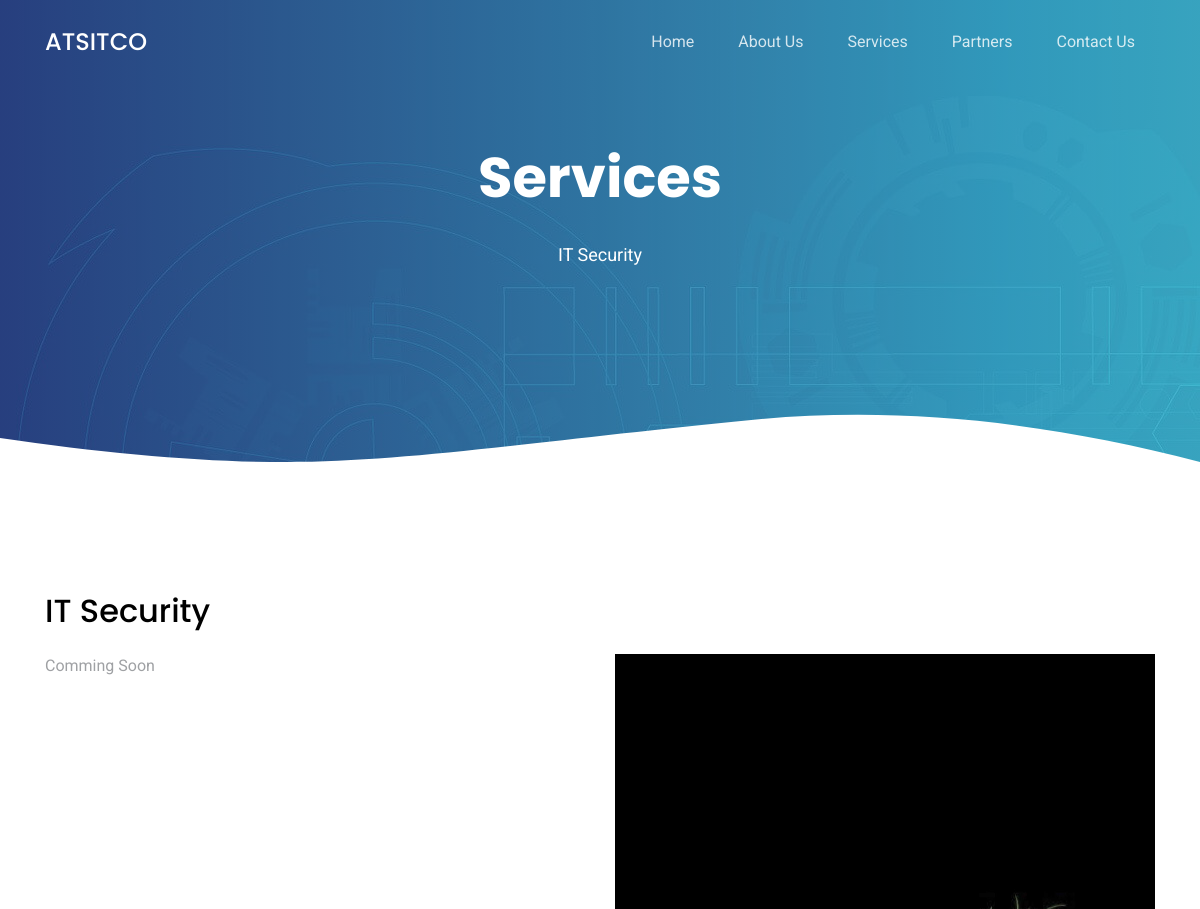
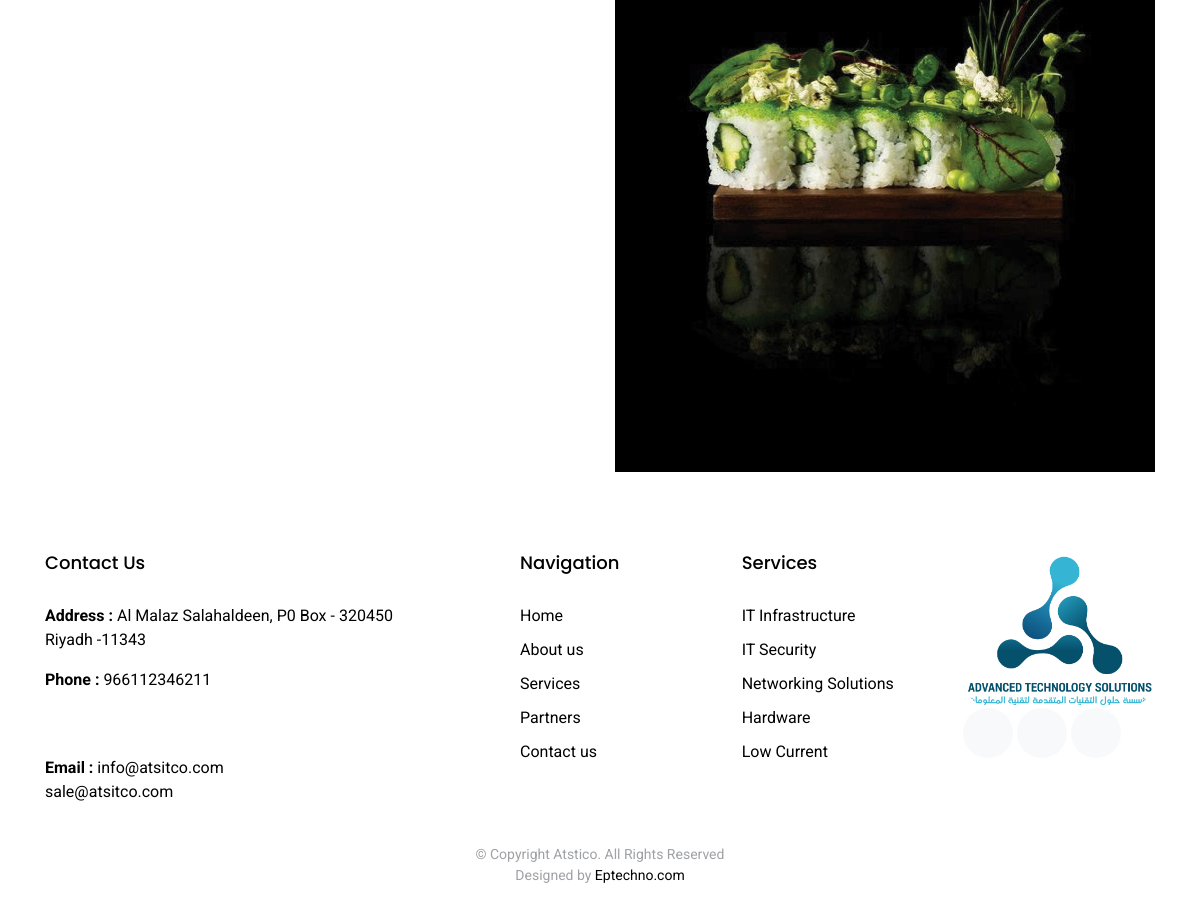
/index.php/template/security, run on the app's committed database (2 pictures, top to bottom).
### tables this page shows
CREATE TABLE `company_profile` (
  `id` int(11) NOT NULL,
  `company_name` varchar(225) DEFAULT NULL,
  `company_fullname` varchar(225) DEFAULT NULL,
  `address` longtext,
  `phone` varchar(225) DEFAULT NULL,
  `email` varchar(225) DEFAULT NULL,
  `company_logo` varchar(225) DEFAULT NULL
);

CREATE TABLE `services` (
  `id` int(11) NOT NULL,
  `infra` longtext,
  `security` longtext,
  `network` longtext,
  `hardware` longtext,
  `lowcur` longtext,
  `infra_img` varchar(225) DEFAULT NULL,
  `security_img` varchar(225) DEFAULT NULL,
  `network_img` varchar(225) DEFAULT NULL,
  `hardware_img` varchar(225) DEFAULT NULL,
  `lowcur_img` varchar(225) DEFAULT NULL
);

### application/controllers/Template.php (called while the page is built, shortened)
<?php
class Template extends CI_Controller {
	public function security()
	{
		$company_data = $this->db->where('id','1')
        				->get('company_profile')->row();
		$servicesdata = $this->CustomizeModel->services_data();
		$this->load->view('template/head',compact('company_data','servicesdata'));
		$this->load->view('template/security');
		$this->load->view('template/footer');
	}
}
?>

### index.php (called while the page is built, shortened)
<?php
require_once BASEPATH.'core/CodeIgniter.php';

### application/models/CustomizeModel.php (called while the page is built, shortened)
<?php
class CustomizeModel extends CI_Model
{
  public function services_data(){
      return   $this->db->where('1','1')
        ->get('services')->row();
  }
}
?>

### application/views/template/security.php (the view, shortened to what this page needs)
<main id="main">
  <div class="hero-section inner-page">
    <div class="wave">
    </div>
    <div class="container">
      <div class="row align-items-center">
        <div class="col-12">
          <div class="row justify-content-center">
            <div class="col-md-7 text-center hero-text">
              <h1 data-aos="fade-up" data-aos-delay="">Services</h1>
              <p class="mb-5" data-aos="fade-up" data-aos-delay="100">IT Security</p>
            </div>
          </div>
        </div>
      </div>
    </div>
  </div>
  <section class="section pb-0">
    <div class="container">
      <h2 class="mb-4">IT Security</h2>
      <div class="row">
        <div class="col-md-6 mr-auto">
          <p class="mb-4" style="text-align: justify;"><?php echo $servicesdata->security ?></p>
        </div>
        <div class="col-md-6" data-aos="fade-left">
          <img src="<?php echo base_url().'assets/upload/'.$servicesdata->security_img ?>" alt="Image" class="img-fluid">
        </div>
      </div>
    </div>
  </section>
</main>

### application/views/template/head.php (shortened to what this page needs)
<!DOCTYPE html>
<html lang="en">
<head>
  <?= link_tag("assets/temp/assets/vendor/bootstrap/css/bootstrap.min.css");?>
  <?= link_tag("assets/temp/assets/vendor/icofont/icofont.min.css");?>
  <?= link_tag("assets/temp/assets/vendor/aos/aos.css");?>
  <?= link_tag("assets/temp/assets/vendor/line-awesome/css/line-awesome.min.css");?>
  <?= link_tag("assets/temp/assets/vendor/owl.carousel/assets/owl.carousel.min.css");?>
  <?= link_tag("assets/temp/assets/css/style.css");?>
</head>
<body>
  <header class="site-navbar js-sticky-header site-navbar-target" role="banner">
    <div class="container">
      <div class="row align-items-center">
        <div class="col-6 col-lg-2">
          <h1 class="mb-0 site-logo"><a href="<?php echo base_url() ?>index.php/template" class="mb-0"><?php echo $company_data->company_name ?></a></h1>
        </div>
        <div class="col-12 col-md-10 d-none d-lg-block">
          <nav class="site-navigation position-relative text-right" role="navigation">
            <ul class="site-menu main-menu js-clone-nav mr-auto d-none d-lg-block">
              <li class=""><a href="<?php echo base_url() ?>index.php/template" class="nav-link">Home</a></li>
              <li><a href="<?php echo base_url() ?>index.php/template/about" class="nav-link">About Us</a></li>
              <li class="has-children">
                <a href="#" class="nav-link">Services</a>
              </li>
              <li><a href="<?php echo base_url() ?>index.php/template/partners"  class="nav-link">Partners</a></li>
              <li><a href="<?php echo base_url() ?>index.php/template/contact" class="nav-link">Contact Us</a></li>
            </ul>
          </nav>
        </div>
      </div>
    </div>
  </header>

### application/views/template/footer.php (shortened to what this page needs)
  <footer class="footer" role="contentinfo">
    <div class="container">
      <div class="row">
        <div class="col-md-4 mb-4 mb-md-0" style="color: black;">
          <h3>Contact Us</h3>
          <p><b>Address : </b><?php echo $company_data->address ?></p>
          <p><b>Phone : </b>
            <?php foreach (json_decode($company_data->phone) as  $value): ?>
              <?php if ($value != ''): ?>
                <?php echo $value->phone ?><br>
              <?php endif; ?>
            <?php endforeach; ?>
          </p>
          <p><b>Email : </b>
            <?php foreach (json_decode($company_data->email) as  $value): ?>
              <?php if ($value != ''): ?>
                <?php echo $value->email ?><br>
              <?php endif; ?>
            <?php endforeach; ?>
          </p>
        </div>
        <div class="col-md-7 ml-auto">
          <div class="row site-section pt-0">
            <div class="col-md-4 mb-4 mb-md-0">
              <h3>Navigation</h3>
              <ul class="list-unstyled">
                <li><a href="<?php echo base_url() ?>index.php/template">Home</a></li>
                <li><a href="<?php echo base_url() ?>index.php/template/about">About us</a></li>
                <li><a href="<?php echo base_url() ?>index.php/template/service">Services</a></li>
                <li><a href="<?php echo base_url() ?>index.php/template/service">Partners</a></li>
                <li><a href="<?php echo base_url() ?>index.php/template/contact">Contact us</a></li>
              </ul>
            </div>
            <div class="col-md-4 mb-4 mb-md-0">
              <h3>Services</h3>
              <ul class="list-unstyled">
                <li><a href="<?php echo base_url() ?>index.php/template/infra">IT Infrastructure</a></li>
                <li><a href="<?php echo base_url() ?>index.php/template/security" >IT Security</a></li>
                <li><a href="<?php echo base_url() ?>index.php/template/network">Networking Solutions</a></li>
                <li><a href="<?php echo base_url() ?>index.php/template/hardware" >Hardware</a></li>
                <li><a href="<?php echo base_url() ?>index.php/template/lowcurrent">Low Current</a></li>
              </ul>
            </div>
            <div class="col-md-4 mb-4 mb-md-0">
              <img src="<?php echo base_url().'assets/upload/'.$company_data->company_logo ?>" class="img-fluid"  style="border-radius: 30px;" >
              <p class="social">
                <a href="#"><span class="icofont-twitter"></span></a>
                <a href="#"><span class="icofont-facebook"></span></a>
                <a href="#"><span class="icofont-dribbble"></span></a>
              </p>
            </div>
          </div>
        </div>
      </div>
      <div class="row justify-content-center text-center">
        <div class="col-md-7">
          <p class="copyright">&copy; Copyright Atstico. All Rights Reserved</p>
          <div class="credits">
            Designed by <a href="https://eptechno.com/" target="_blank">Eptechno.com</a>
          </div>
        </div>
      </div>
    </div>
  </footer>
</body>
</html>

### assets/temp/assets/css/style.css (style rules this page uses)
html { overflow-x: hidden; }
body { font-family: "Roboto", sans-serif; color: #9fa1a4; line-height: 1.5; }
a { color: #777; transition: .3s all ease; }
h1, h2, h3, h4, h5, h6, .font-heading { font-family: "Poppins", sans-serif; color: #000; }
.container { z-index: 2; position: relative; }
.section { padding: 7rem 0; }
.sticky-wrapper .site-navbar { transition: .3s all ease; }
.sticky-wrapper .site-navbar .site-logo a { color: #fff; }
.sticky-wrapper .site-navbar .site-menu > li > a { color: rgba(255, 255, 255, 0.8) !important; }
.hero-section { background: linear-gradient(to right, rgba(39, 70, 133, 0.8) 0%, rgba(61, 179, 197, 0.8) 100%), url(../img/hero-bg.jpg); position: relative; }
.hero-section .wave { width: 100%; overflow: hidden; position: absolute; z-index: 1; bottom: -150px; }
.hero-section .wave svg { width: 100%; }
.hero-section, .hero-section > .container > .row { height: 100vh; min-height: 880px; }
.hero-section.inner-page { height: 60vh; min-height: 0; }
.hero-section.inner-page .hero-text { transform: translateY(-150px); margin-top: -120px; }
.hero-section h1 { font-size: 3.5rem; color: #fff; font-weight: 700; margin-bottom: 30px; }
.hero-section p { font-size: 18px; color: #fff; }
.site-navbar { margin-bottom: 0px; z-index: 1999; position: absolute; top: 0; width: 100%; }
.site-navbar .site-logo { position: relative; font-size: 24px; }
.site-navbar .site-logo a { color: #fff; }
.site-navbar .site-navigation .site-menu { margin-bottom: 0; }
.site-navbar .site-navigation .site-menu a { text-decoration: none !important; display: inline-block; }
.site-navbar .site-navigation .site-menu > li { display: inline-block; }
.site-navbar .site-navigation .site-menu > li > a { padding: 30px 20px; color: #000000; display: inline-block; text-decoration: none !important; }
.site-navbar .site-navigation .site-menu .has-children { position: relative; }
.site-navbar .site-navigation .site-menu .has-children > a { position: relative; padding-right: 20px; }
.site-navbar .site-navigation .site-menu .has-children > a:before { position: absolute; content: "\ea99"; font-size: 16px; top: 52%; right: 0; transform: translateY(-50%); font-family: 'icofont'; }
.site-mobile-menu .site-nav-wrap { padding: 0; margin: 0; list-style: none; position: relative; }
.site-mobile-menu .site-nav-wrap a { padding: 10px 20px; display: block; position: relative; }
.site-mobile-menu .site-nav-wrap li { position: relative; display: block; }
.site-mobile-menu .site-nav-wrap > li { display: block; position: relative; float: left; width: 100%; }
.site-mobile-menu .site-nav-wrap > li > a { padding-left: 20px; font-size: 20px; }
.footer { padding: 5rem 0 2.5rem 0; }
.footer h3 { font-size: 18px; margin-bottom: 30px; }
.footer ul li { margin-bottom: 10px; }
.footer a { color: #000; }
.footer .copyright { margin-bottom: 0px; }
.footer .copyright, .footer .credits { font-size: 14px; }
.social a { display: inline-block; width: 50px; height: 50px; border-radius: 50%; background: #f8f9fa; position: relative; text-align: center; transition: .3s background ease; color: #0d1e2d; }
.social a span { display: inline-block; left: 50%; position: absolute; top: 50%; transform: translate(-50%, -50%); }

### data on the page
company_profile: company_name "ATSITCO", address "Al Malaz Salahaldeen, P0 Box - 320450 Riyadh -11343", company_logo (picture)
services: security "Comming Soon", security_img (picture)

### other printed values
$value->phone "966112346211"
$value->email "info@atsitco.com"
$value->email "sale@atsitco.com"
